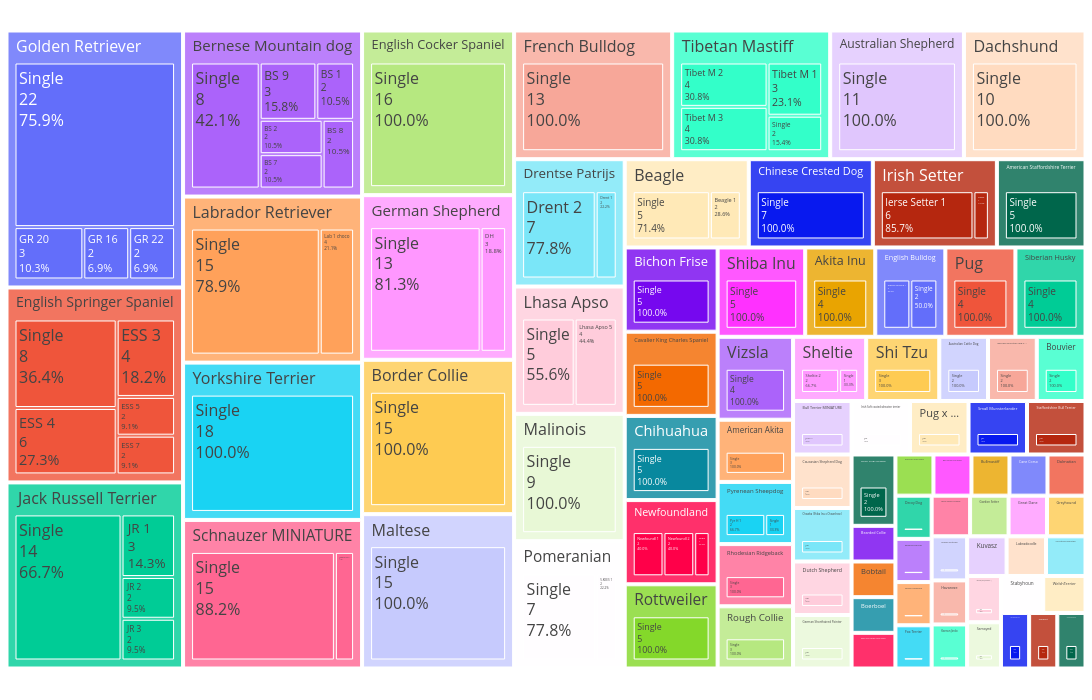

Write notebook code for a chart like this one.
### Markdown cell above
### LITTER

LITTER wordt hier anders gedef: 
- . = Single
- Beagle 1-3 = 3de pup van eerste litter Beagle --> -... wegnemen zodat het overeenkomt met deciduous
- Niet veel pups zijn afkomstig van een LITTER
- Sommige LITTERs hebben maar 1 pup --> Single?

### Code cell
print(permanent_dogs["LITTER"].unique())

permanent_dogs['LITTER']=permanent_dogs['LITTER'].replace('.', 'Single')
permanent_dogs['LITTER']=permanent_dogs['LITTER'].map(lambda d: d.split('-', 1)[0].strip())

s = permanent_dogs['LITTER'].value_counts()
permanent_dogs.loc[permanent_dogs['LITTER'].isin(s[s==1].index), 'LITTER'] = 'Single'

print(permanent_dogs['LITTER'].value_counts()[:10])

litter_counts = permanent_dogs.groupby(['BREED', 'LITTER']).size().reset_index(name='count')
breed_totals = litter_counts.groupby('BREED')['count'].sum().reset_index(name='total')
litter_counts = litter_counts.merge(breed_totals, on='BREED')
litter_counts['percentage'] = (litter_counts['count'] / litter_counts['total']) * 100

fig = px.treemap(litter_counts, path=['BREED', 'LITTER'], values='count', width=1200, height=700, hover_data=['percentage'])
fig.data[0].textinfo = 'label+value+percent entry'
fig.data[0].texttemplate = '%{label}<br>%{value}<br>%{customdata[0]:.1f}%'
fig.update_traces(textfont_size=16)
fig.update_layout(margin=dict(t=0, l=0, r=0, b=25))
fig.show()

### Figure 1 — Plotly figure (JSON) as saved in the notebook; plotly's stock layout.template omitted (floating-point values rounded to 4 significant figures; data arrays with more than 128 entries replaced by an {"elided": "..."} marker saying what was removed)
{"data": [{"branchvalues": "total", "customdata": {"elided": "197x1 mixed values"}, "domain": {"x": [0, 1], "y": [0, 1]}, "hovertemplate": "labels=%{label}<br>count=%{value}<br>parent=%{parent}<br>id=%{id}<br>percentage=%{customdata[0]}<extra></extra>", "ids": {"elided": "197 str values"}, "labels": {"elided": "197 str values"}, "name": "", "parents": {"elided": "197 str values"}, "textfont": {"size": 16}, "textinfo": "label+value+percent entry", "texttemplate": "%{label}<br>%{value}<br>%{customdata[0]:.1f}%", "type": "treemap", "values": {"elided": "197 int values"}}], "layout": {"height": 700, "legend": {"tracegroupgap": 0}, "margin": {"b": 25, "l": 0, "r": 0, "t": 0}, "width": 1200}}
